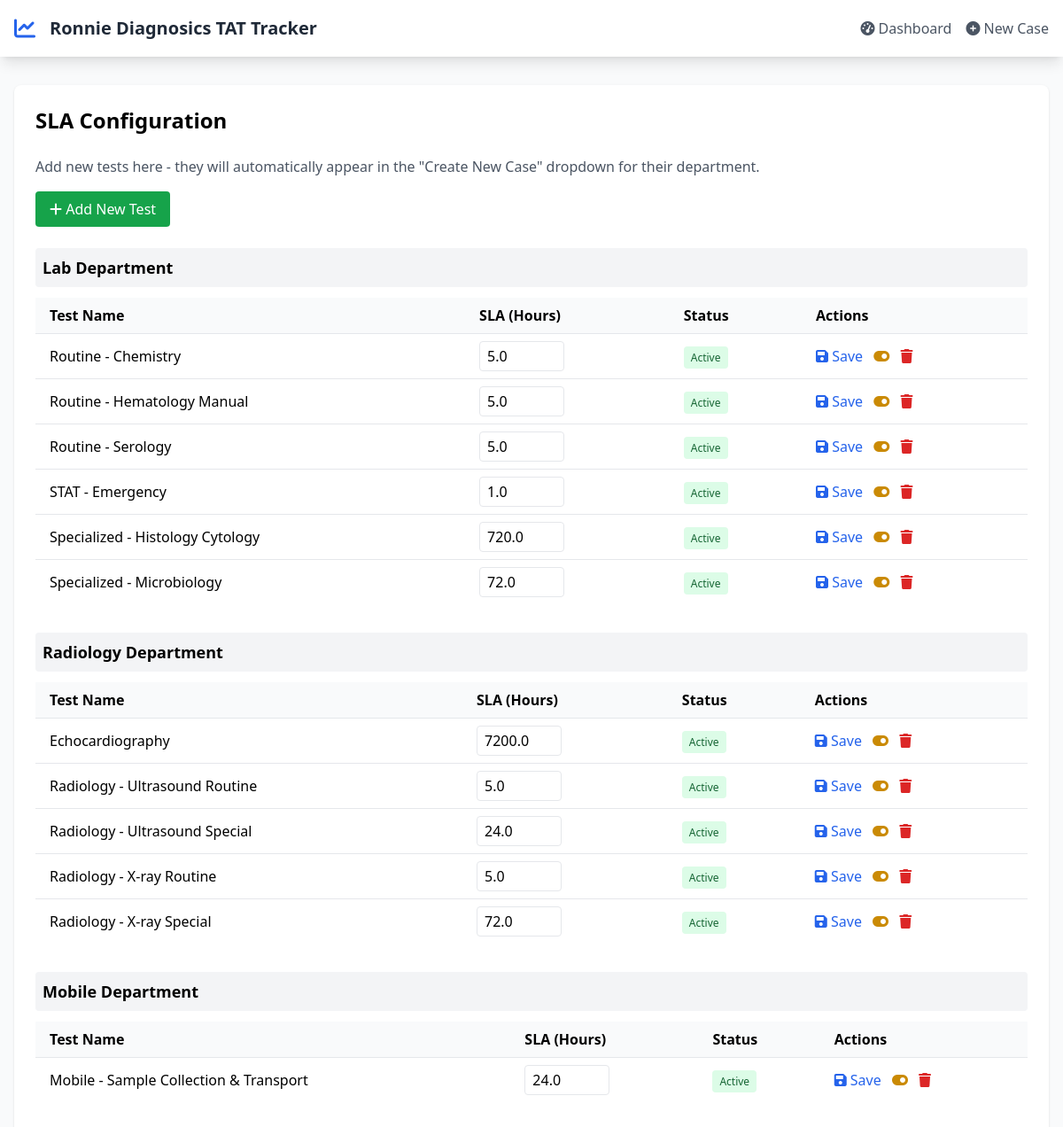
The app's page /sla_config with its own data.
### app.py (models this page shows)
class SLAConfig(db.Model):
    __tablename__ = 'sla_configs'
    id = db.Column(db.Integer, primary_key=True)
    test_name = db.Column(db.String(100), unique=True)
    department = db.Column(db.String(50))
    sla_hours = db.Column(db.Float)
    is_active = db.Column(db.Boolean, default=True)
    created_at = db.Column(db.DateTime, default=datetime.utcnow)
    updated_at = db.Column(db.DateTime, default=datetime.utcnow, onupdate=datetime.utcnow)

### app.py (the view)
@app.route('/sla_config')
def sla_config_page():
    configs = SLAConfig.query.order_by(SLAConfig.department, SLAConfig.test_name).all()
    departments = ['Lab', 'Radiology', 'Mobile']
    return render_template('sla_config.html', configs=configs, departments=departments)

### templates/sla_config.html (shortened to what this page needs)
{% extends "base.html" %}
{% block content %}
<div class="bg-white rounded-lg shadow p-6">
    <h2 class="text-2xl font-bold mb-6">SLA Configuration</h2>
    <p class="text-gray-600 mb-4">Add new tests here - they will automatically appear in the "Create New Case" dropdown for their department.</p>
    <div class="mb-6">
        <button onclick="showAddModal()" class="bg-green-600 text-white px-4 py-2 rounded hover:bg-green-700">
            <i class="fas fa-plus"></i> Add New Test
        </button>
    </div>
    {% for dept in departments %}
    <div class="mb-8">
        <h3 class="text-lg font-semibold mb-3 bg-gray-100 p-2 rounded">{{ dept }} Department</h3>
        <div class="overflow-x-auto">
            <table class="min-w-full">
                <thead class="bg-gray-50">
                    <tr>
                        <th class="px-4 py-2 text-left">Test Name</th>
                        <th class="px-4 py-2 text-left">SLA (Hours)</th>
                        <th class="px-4 py-2 text-left">Status</th>
                        <th class="px-4 py-2 text-left">Actions</th>
                    </tr>
                </thead>
                <tbody>
                    {% for config in configs if config.department == dept %}
                    <tr class="border-t">
                        <td class="px-4 py-2">{{ config.test_name }}</td>
                        <td class="px-4 py-2">
                            <input type="number" id="sla-{{ config.id }}" value="{{ config.sla_hours }}" step="0.5" class="w-24 px-2 py-1 border rounded">
                        </td>
                        <td class="px-4 py-2">
                            <span class="px-2 py-1 rounded text-xs {% if config.is_active %}bg-green-100 text-green-800{% else %}bg-red-100 text-red-800{% endif %}">
                                {{ 'Active' if config.is_active else 'Inactive' }}
                            </span>
                        </td>
                        <td class="px-4 py-2">
                            <button onclick="updateSLA({{ config.id }}, '{{ config.test_name }}', '{{ config.department }}')" class="text-blue-600 mr-2 hover:text-blue-800">
                                <i class="fas fa-save"></i> Save
                            </button>
                            <button onclick="toggleStatus({{ config.id }})" class="text-yellow-600 mr-2 hover:text-yellow-800">
                                <i class="fas fa-toggle-{% if config.is_active %}on{% else %}off{% endif %}"></i>
                            </button>
                            <button onclick="deleteSLA({{ config.id }})" class="text-red-600 hover:text-red-800">
                                <i class="fas fa-trash"></i>
                            </button>
                        </td>
                    </tr>
                    {% else %}
                    <tr class="border-t">
                        <td colspan="4" class="px-4 py-2 text-gray-500 text-center">No custom tests added yet. Click "Add New Test" to create one.</td>
                    </tr>
                    {% endfor %}
                </tbody>
            </table>
        </div>
    </div>
    {% endfor %}
</div>
{% endblock %}

### records on screen
SLAConfig: test_name "Routine - Chemistry", sla_hours "5.0", is_active "Active"
SLAConfig: test_name "Routine - Hematology Manual", sla_hours "5.0", is_active "Active"
SLAConfig: test_name "Routine - Serology", sla_hours "5.0", is_active "Active"
SLAConfig: test_name "STAT - Emergency", sla_hours "1.0", is_active "Active"
SLAConfig: test_name "Specialized - Histology Cytology", sla_hours "720.0", is_active "Active"
SLAConfig: test_name "Specialized - Microbiology", sla_hours "72.0", is_active "Active"
SLAConfig: test_name "Echocardiography", sla_hours "7200.0", is_active "Active"
SLAConfig: test_name "Radiology - Ultrasound Routine", sla_hours "5.0", is_active "Active"
SLAConfig: test_name "Radiology - Ultrasound Special", sla_hours "24.0", is_active "Active"
SLAConfig: test_name "Radiology - X-ray Routine", sla_hours "5.0", is_active "Active"
SLAConfig: test_name "Radiology - X-ray Special", sla_hours "72.0", is_active "Active"
SLAConfig: test_name "Mobile - Sample Collection & Transport", sla_hours "24.0", is_active "Active"

### other values on screen
{{ dept }} "Lab" "Radiology" "Mobile"
